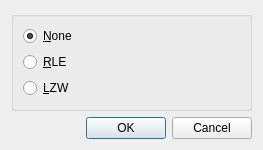
<?xml version="1.0" encoding="UTF-8"?>
<ui version="4.0">
 <class>CompressorDialog</class>
 <widget class="QDialog" name="CompressorDialog">
  <property name="geometry">
   <rect>
    <x>0</x>
    <y>0</y>
    <width>263</width>
    <height>150</height>
   </rect>
  </property>
  <property name="sizePolicy">
   <sizepolicy hsizetype="Preferred" vsizetype="Preferred">
    <horstretch>0</horstretch>
    <verstretch>0</verstretch>
   </sizepolicy>
  </property>
  <property name="minimumSize">
   <size>
    <width>260</width>
    <height>150</height>
   </size>
  </property>
  <property name="maximumSize">
   <size>
    <width>16777215</width>
    <height>150</height>
   </size>
  </property>
  <property name="windowTitle">
   <string>CompressorDialog</string>
  </property>
  <layout class="QGridLayout" name="gridLayout">
   <item row="0" column="1">
    <widget class="QGroupBox" name="groupBox_Compress">
     <property name="title">
      <string/>
     </property>
     <layout class="QVBoxLayout" name="verticalLayout">
      <item>
       <widget class="QRadioButton" name="radioButton_None">
        <property name="sizePolicy">
         <sizepolicy hsizetype="Minimum" vsizetype="Fixed">
          <horstretch>0</horstretch>
          <verstretch>0</verstretch>
         </sizepolicy>
        </property>
        <property name="text">
         <string>&amp;None</string>
        </property>
        <property name="checked">
         <bool>true</bool>
        </property>
       </widget>
      </item>
      <item>
       <widget class="QRadioButton" name="radioButton_RLE">
        <property name="text">
         <string>&amp;RLE</string>
        </property>
       </widget>
      </item>
      <item>
       <widget class="QRadioButton" name="radioButton_LZW">
        <property name="text">
         <string>&amp;LZW</string>
        </property>
       </widget>
      </item>
     </layout>
    </widget>
   </item>
   <item row="2" column="1">
    <widget class="QDialogButtonBox" name="buttonBox">
     <property name="orientation">
      <enum>Qt::Horizontal</enum>
     </property>
     <property name="standardButtons">
      <set>QDialogButtonBox::Cancel|QDialogButtonBox::Ok</set>
     </property>
    </widget>
   </item>
  </layout>
 </widget>
 <resources/>
 <connections>
  <connection>
   <sender>buttonBox</sender>
   <signal>accepted()</signal>
   <receiver>CompressorDialog</receiver>
   <slot>accept()</slot>
   <hints>
    <hint type="sourcelabel">
     <x>253</x>
     <y>193</y>
    </hint>
    <hint type="destinationlabel">
     <x>157</x>
     <y>199</y>
    </hint>
   </hints>
  </connection>
  <connection>
   <sender>buttonBox</sender>
   <signal>rejected()</signal>
   <receiver>CompressorDialog</receiver>
   <slot>reject()</slot>
   <hints>
    <hint type="sourcelabel">
     <x>253</x>
     <y>193</y>
    </hint>
    <hint type="destinationlabel">
     <x>259</x>
     <y>199</y>
    </hint>
   </hints>
  </connection>
  <connection>
   <sender>radioButton_None</sender>
   <signal>clicked()</signal>
   <receiver>CompressorDialog</receiver>
   <slot>onNone_Click()</slot>
   <hints>
    <hint type="sourcelabel">
     <x>33</x>
     <y>89</y>
    </hint>
    <hint type="destinationlabel">
     <x>0</x>
     <y>-2</y>
    </hint>
   </hints>
  </connection>
  <connection>
   <sender>radioButton_RLE</sender>
   <signal>clicked()</signal>
   <receiver>CompressorDialog</receiver>
   <slot>onRLE_Click()</slot>
   <hints>
    <hint type="sourcelabel">
     <x>53</x>
     <y>112</y>
    </hint>
    <hint type="destinationlabel">
     <x>62</x>
     <y>-17</y>
    </hint>
   </hints>
  </connection>
  <connection>
   <sender>radioButton_LZW</sender>
   <signal>clicked()</signal>
   <receiver>CompressorDialog</receiver>
   <slot>onLZW_Click()</slot>
   <hints>
    <hint type="sourcelabel">
     <x>129</x>
     <y>142</y>
    </hint>
    <hint type="destinationlabel">
     <x>129</x>
     <y>99</y>
    </hint>
   </hints>
  </connection>
 </connections>
 <slots>
  <slot>onNone_Click()</slot>
  <slot>onRLE_Click()</slot>
  <slot>onLZW_Click()</slot>
 </slots>
</ui>
